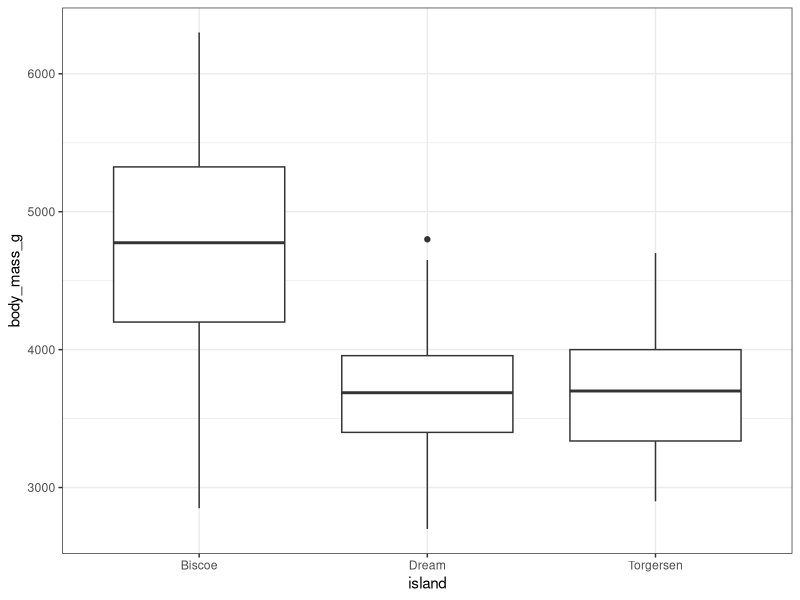
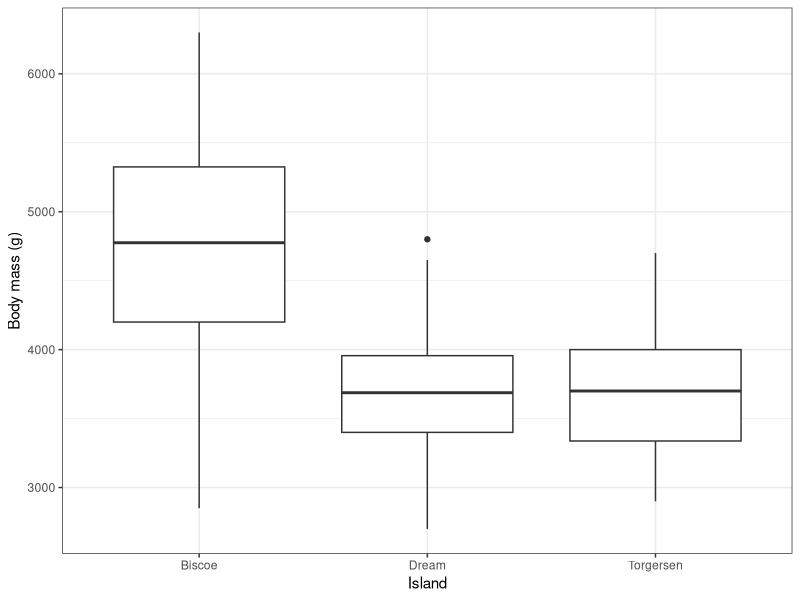
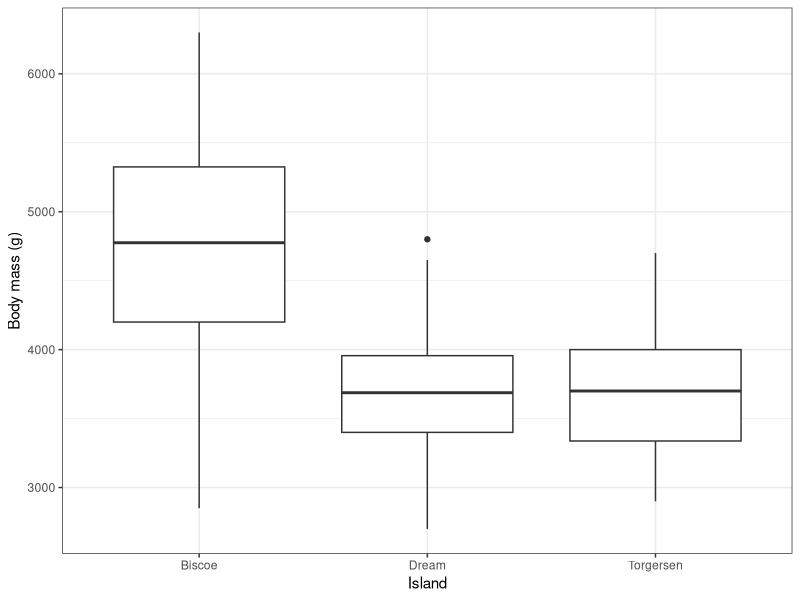
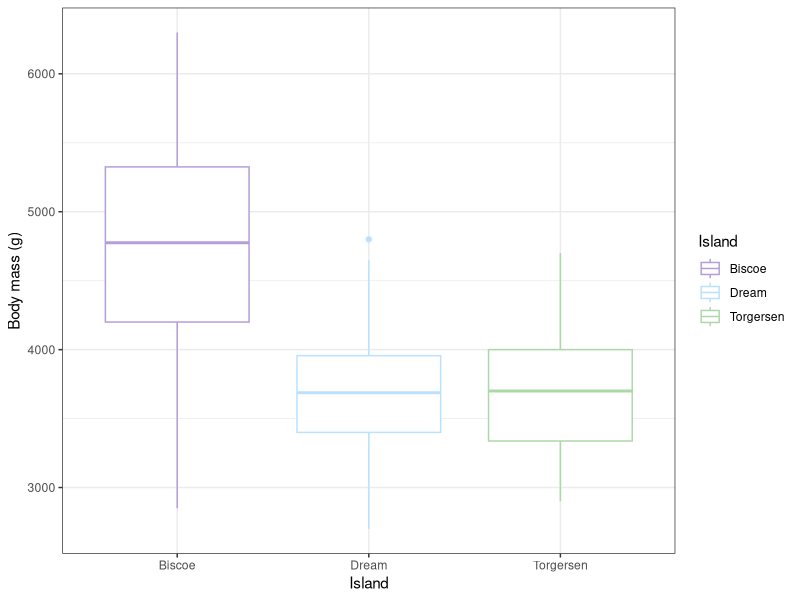
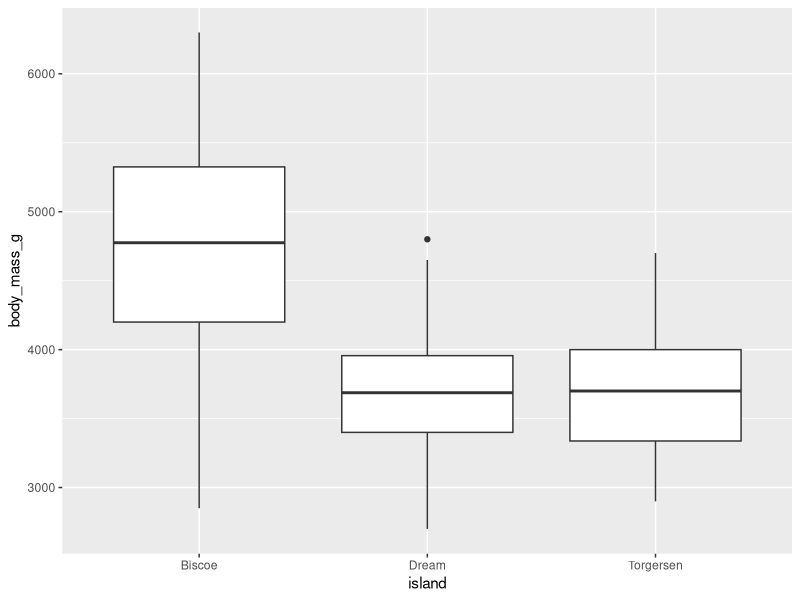

Generate these figures, in order, with R:
library(palmerpenguins)
library(ggplot2)

# Make the following changes to this basic boxplot.
# 1) Change the grey background to white
ggplot(penguins, aes(island, body_mass_g)) +
  geom_boxplot() +
  theme_bw()

# 2) Clean up the axis labels
ggplot(penguins, aes(island, body_mass_g)) +
  labs (x = "Island",
        y = "Body mass (g)") +
  geom_boxplot() +
  theme_bw()

# 3) Make the color vary by island
ggplot(penguins, aes(island, body_mass_g)) +
  labs (x = "Island",
        y = "Body mass (g)",
        color = "Island") +
  geom_boxplot() +
  theme_bw()

# 4) Choose a color palette that you enjoy!
okabe_ito <- c("#B39DDB", "#BAE1FF", "#ACD8A8", "#F0E442", "#FFB347")

ggplot(penguins, aes(island, body_mass_g, color = island)) +
  labs(x = "Island",
       y = "Body mass (g)",
       color = "Island") +
  geom_boxplot() +
  scale_color_manual(values = okabe_ito) +  # Apply custom color palette here
  theme_bw()



ggplot(penguins, aes(island, body_mass_g)) +
  geom_boxplot()

